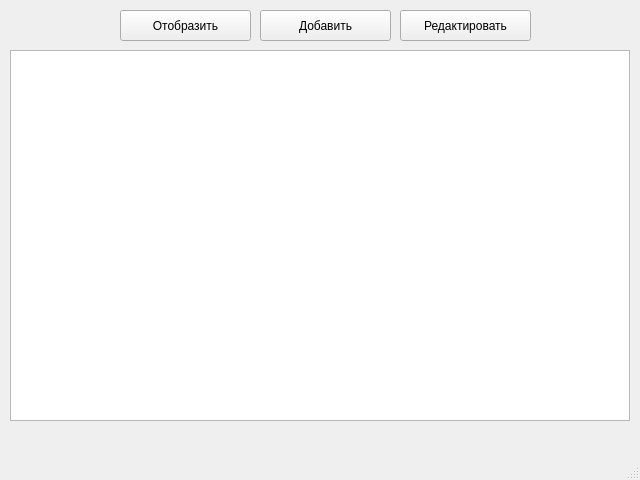
<?xml version="1.0" encoding="UTF-8"?>
<ui version="4.0">
 <class>mainWindow</class>
 <widget class="QMainWindow" name="mainWindow">
  <property name="geometry">
   <rect>
    <x>0</x>
    <y>0</y>
    <width>640</width>
    <height>480</height>
   </rect>
  </property>
  <property name="windowTitle">
   <string>Кофе</string>
  </property>
  <widget class="QWidget" name="centralwidget">
   <widget class="QTableWidget" name="tableWidget">
    <property name="geometry">
     <rect>
      <x>10</x>
      <y>50</y>
      <width>620</width>
      <height>371</height>
     </rect>
    </property>
   </widget>
   <widget class="QPushButton" name="pushButton">
    <property name="geometry">
     <rect>
      <x>120</x>
      <y>10</y>
      <width>131</width>
      <height>31</height>
     </rect>
    </property>
    <property name="text">
     <string>Отобразить</string>
    </property>
   </widget>
   <widget class="QPushButton" name="pushButton_add">
    <property name="geometry">
     <rect>
      <x>260</x>
      <y>10</y>
      <width>131</width>
      <height>31</height>
     </rect>
    </property>
    <property name="text">
     <string>Добавить</string>
    </property>
   </widget>
   <widget class="QPushButton" name="pushButton_">
    <property name="geometry">
     <rect>
      <x>400</x>
      <y>10</y>
      <width>131</width>
      <height>31</height>
     </rect>
    </property>
    <property name="text">
     <string>Редактировать</string>
    </property>
   </widget>
  </widget>
  <widget class="QMenuBar" name="menubar">
   <property name="geometry">
    <rect>
     <x>0</x>
     <y>0</y>
     <width>640</width>
     <height>22</height>
    </rect>
   </property>
  </widget>
  <widget class="QStatusBar" name="statusbar"/>
 </widget>
 <resources/>
 <connections/>
</ui>
